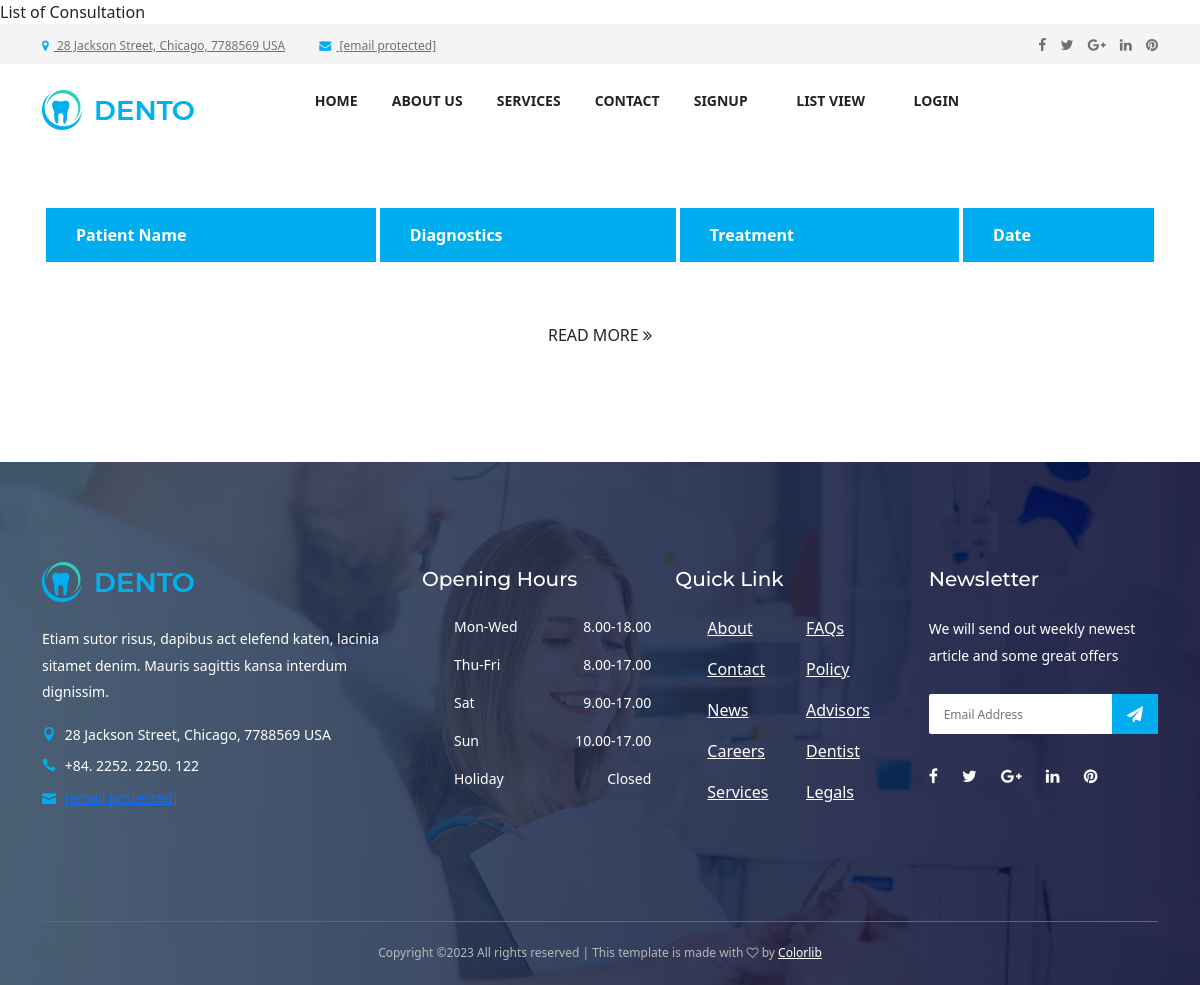
Before: /viewconsultationlist with the older database file.
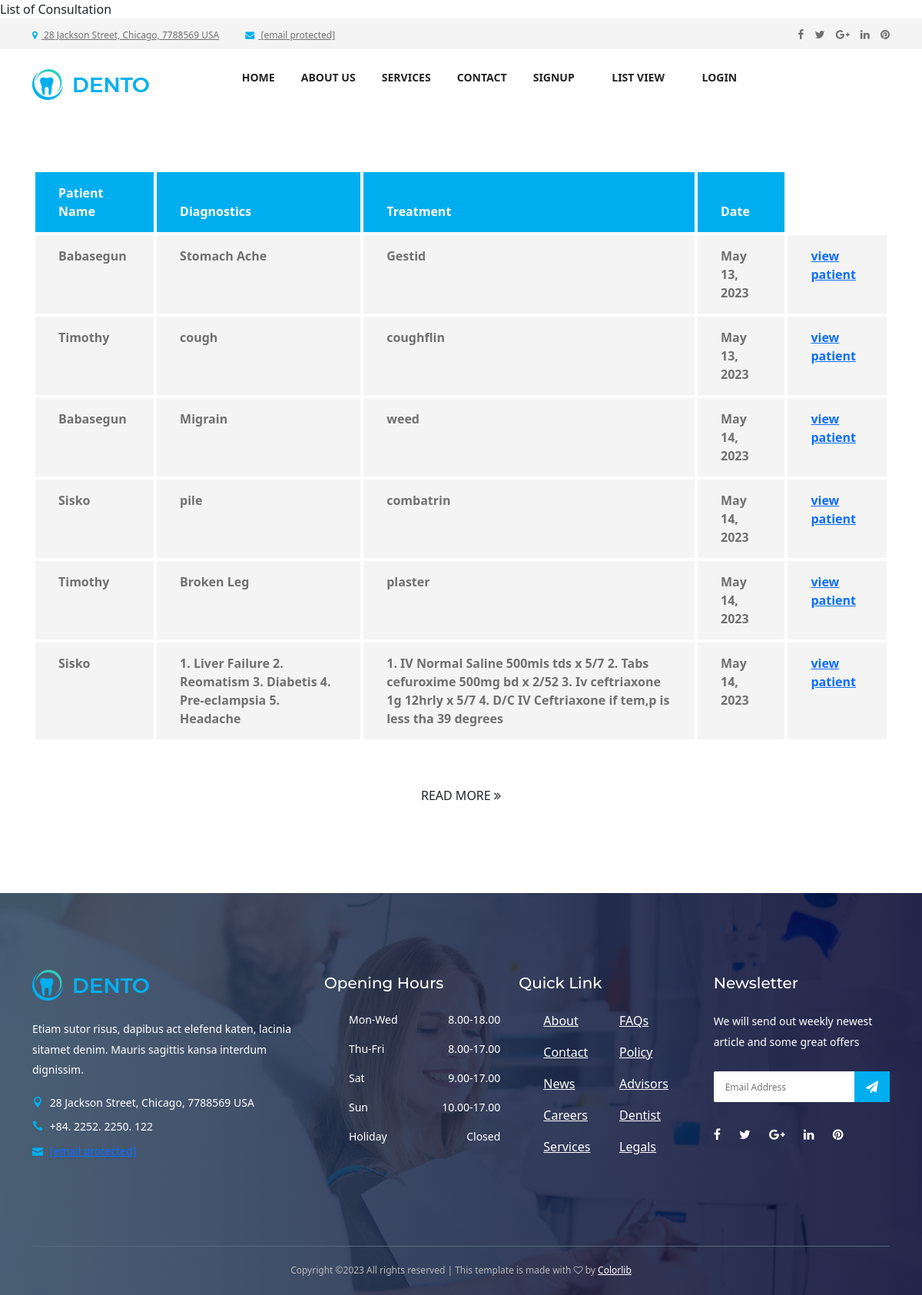
After: the same page with the newer database file.
### dentist_app/models.py (models this page shows, shortened)
class Consultation(models.Model):
    doctor_name = models.ForeignKey(Doctor, null=True, on_delete= models.SET_NULL)
    patient_name = models.ForeignKey(Patient, null=True, on_delete= models.SET_NULL)
    diagnostics= models.CharField(max_length=300)
    treatment= models.CharField(max_length=300)
    date= models.DateField(auto_now_add=True, null= True)

class Patient (models.Model):
    user = models.OneToOneField(User,on_delete=models.CASCADE,primary_key=True)
    first_name = models.CharField(max_length=100)
    last_name = models.CharField(max_length=100)
    phone = models.CharField(max_length=100)
    email = models.EmailField(max_length=130)
    address = models.CharField(max_length=200)
    def __str__(self):
        return self.first_name

### dentist_app/views.py (the view)
def viewconsultationlist(request):
    consultations= Consultation.objects.all()
    context= {'consultations':consultations}
    return render(request, 'dentist/ViewConsultationList.html', context)

### dentist_app/templates/dentist/ViewConsultationList.html (shortened to what this page needs)
{% extends 'dentist/base.html' %}
{% load static %}
{%block content%}
<section class="dento-pricing-table-ar ea mt-50 section-padding-0-100">
    <div class="container">
    <div class="row">
    <div class="col-12">
    <div class="dento-price-table table-responsive">
    <table class="table table-borderless mb-0">
    <thead>
    <tr>
    <th scope="col">Patient Name</th>
    <th scope="col">Diagnostics</th>
    <th scope="col">Treatment</th>
    <th scope="col">Date</th>
    </tr>
    </thead>
    <tbody>
        {% for consultation in consultations %}
    <tr>
    <ul>
        <li>
    <th scope="row">{{ consultation.patient_name }}</th>
    <td>{{ consultation.diagnostics }}</td>
    <td>{{ consultation.treatment }}</td>
    <td>{{ consultation.date }}</td>
    <td><a href=""> view patient</a></td>
    </li>
    </ul>
    </tr>
    {% endfor %}
    </tbody>
    </table>
    </div>
    </div>
    <div class="col-12">
    <div class="more-btn text-center mt-50">
    <a href="#" class="btn dento-btn">Read More <i class="fa fa-angle-double-right"></i></a>
    </div>
    </div>
    </div>
    </div>
    </section>
    {%endblock%}

Changed rows visible on the page:
now on this page (row edited): Consultation: patient_name "Babasegun", diagnostics "Stomach Ache", treatment "Gestid", date "May 13, 2023"
now on this page (row edited): Consultation: patient_name "Timothy", diagnostics "cough", treatment "coughflin", date "May 13, 2023"
now on this page (row edited): Consultation: patient_name "Babasegun", diagnostics "Migrain", treatment "weed", date "May 14, 2023"
now on this page (row edited): Consultation: patient_name "Sisko", diagnostics "pile", treatment "combatrin", date "May 14, 2023"
added Consultation: patient_name "Timothy", diagnostics "Broken Leg", treatment "plaster", date "May 14, 2023"
added Consultation: patient_name "Sisko", diagnostics "1. Liver Failure 2. Reomatism 3. Diabetis 4. Pre-eclampsia 5. Headache", treatment "1. IV Normal Saline 500mls tds x 5/7 2. Tabs cefuroxime 500mg bd x 2/52 3. Iv ceftriaxone 1g 12hrly x 5/7 4. D/C IV Ceftriaxone if tem,p is less tha 39 degrees", date "May 14, 2023"
